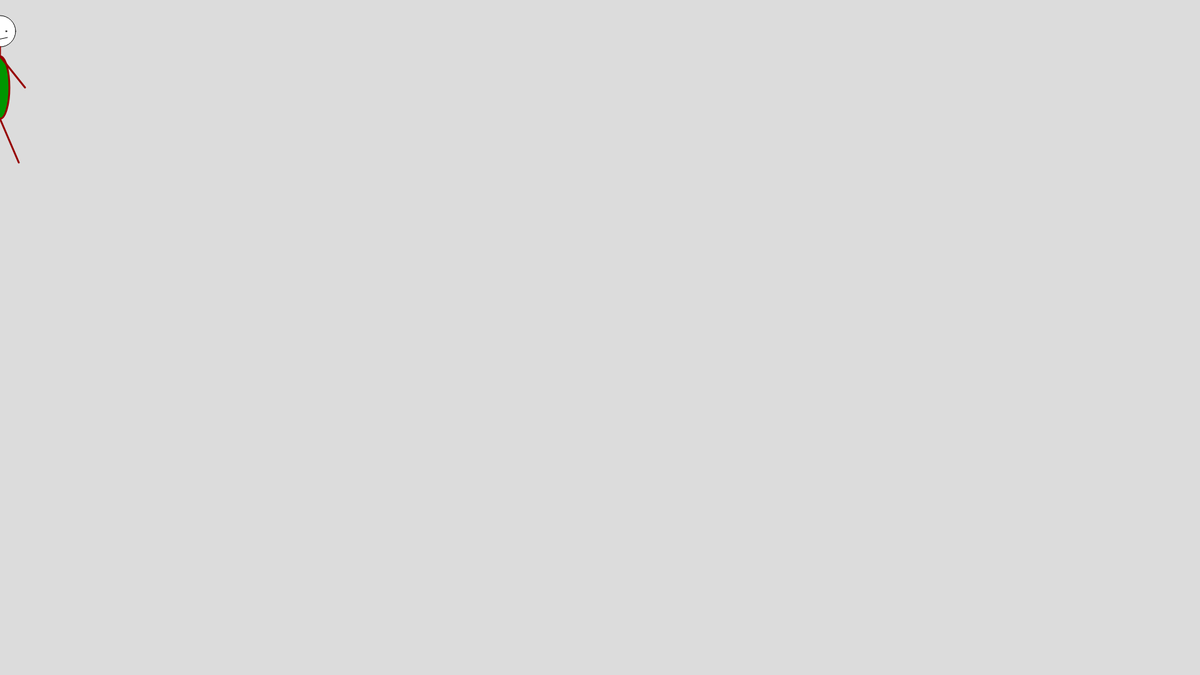
Frame 1 (no input)
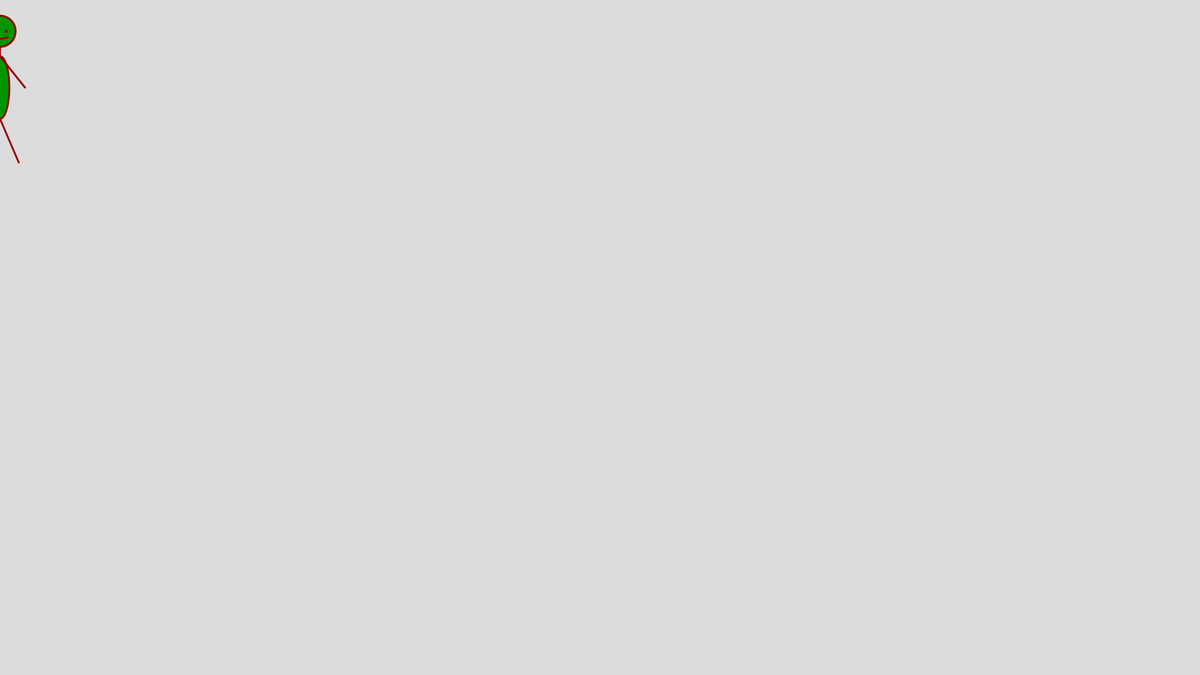
Frame 60 (no input)
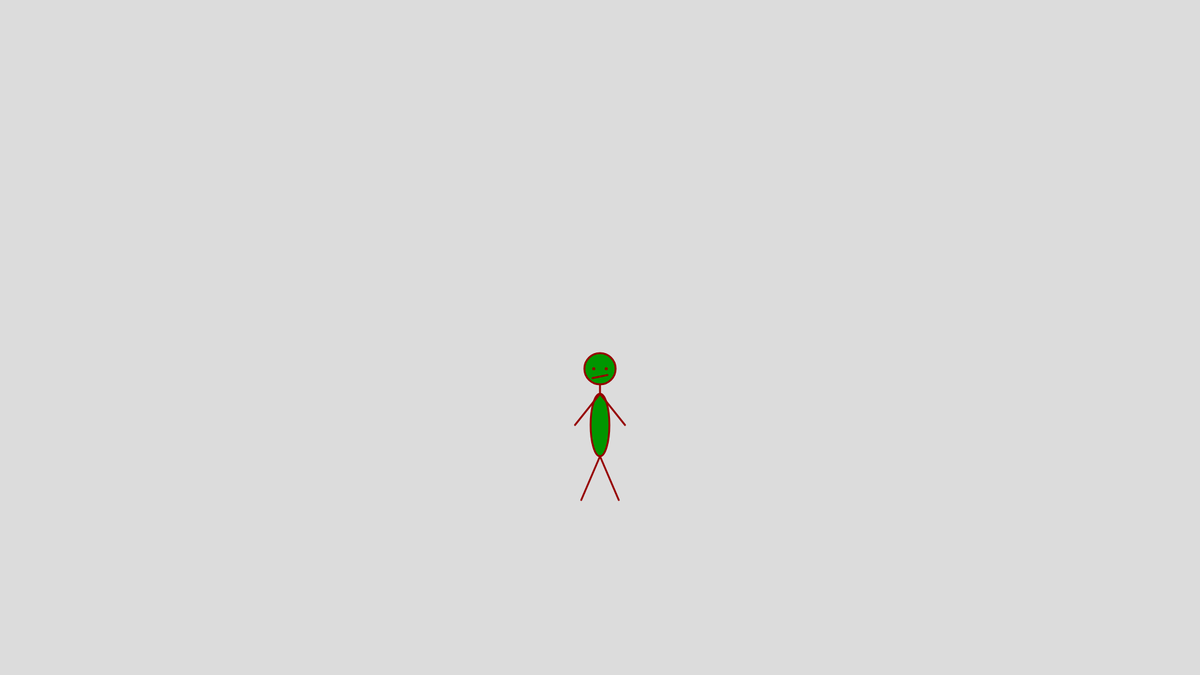
Frame 120 (the mouse pressed at the canvas centre since frame 60)

The p5.js sketch that drew these frames (run headless with seeded random() and noise() and a simulated clock; from frame 60 on, the mouse is pressed at the canvas centre):

// p5.js sketch
// ── sketch.js
function setup() {
  createCanvas(1920, 1080);
}

function draw() {
background(220);
  let Posx = mouseX
  let Posy = mouseY+50
  let headradius = 25
  
  circle(Posx,Posy,headradius*2)
  circle(Posx-10,Posy,2)
  circle(Posx+10,Posy,2)
  line(Posx-12,Posy+15,Posx+12,Posy+10)
  strokeWeight(3)
  fill(0,150,0)
  stroke(150,0,0)
  
  let necklenght =15
  line(Posx, Posy + headradius, Posx , Posy + headradius + necklenght);
  
  let bodyheight = 100
  let bodywidth = 30
  ellipse(Posx, Posy + headradius + necklenght + bodyheight/2, bodywidth, bodyheight)
  
  line(Posx , Posy + headradius + necklenght,Posx-40,Posy+90)
  line(Posx , Posy + headradius + necklenght,Posx+40,Posy+90)
  
  line(Posx , Posy + headradius + necklenght + bodyheight,Posx-30,Posy + headradius + necklenght + bodyheight+70)
  line(Posx , Posy + headradius + necklenght + bodyheight,Posx+30,Posy + headradius + necklenght + bodyheight+70)
}
